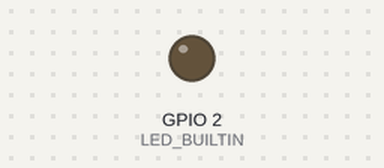
The sketch below on a simulated ESP8266 (NodeMCU). Parts: output pins drawn as LEDs (lit = HIGH, except the on-board LED, lit = LOW). Storage starts empty; what the sketch prints to the serial monitor is not drawn.

Above: at 0.1 s.
At 0.6 s:
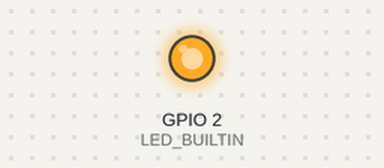
Timing chart, 0 to 2.1 s (numbered marks = the images above):
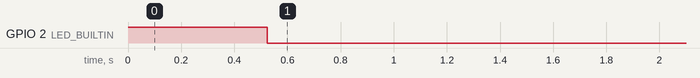

The sketch:

ps4_jb900_esp8266.ino
```cpp
#include <ESP8266WiFi.h>
#include <ESPAsyncTCP.h>
#include <ESPAsyncWebServer.h>

const char* WIFISSID = "ESP8266 PS4 9.00 jailbreak";

void setup() {
    pinMode(LED_BUILTIN, OUTPUT);
    digitalWrite(LED_BUILTIN, HIGH);

    Serial.begin(115200);
    delay(500);

    Serial.println("\n\n");

    Serial.println(WIFISSID);

    if (!SPIFFS.begin()) {
        Serial.println("SPIFFS Init failed. System halted");
        while (true) {
            digitalWrite(LED_BUILTIN, LOW);
            delay(250);
            digitalWrite(LED_BUILTIN, HIGH);
            delay(250);
        }
    }

    WiFi.mode(WIFI_AP);
    WiFi.softAP(WIFISSID);

    static AsyncWebServer server(80);

    server.serveStatic("/", SPIFFS, "/").setDefaultFile("index.html");

    server.onNotFound([]( AsyncWebServerRequest * request) {
        Serial.printf("Not found http://%s%s\n", request->host().c_str(), request->url().c_str());
        request->send(404);
    });

    server.begin();

    Serial.printf("\n\n1. Connect your PS4 to '%s' WiFi access point.\n", WIFISSID);
    Serial.printf("2. Browse to '%s' to jailbreak your PS4.", WiFi.softAPIP().toString());
    Serial.println();

    digitalWrite(LED_BUILTIN, LOW);
}

void loop() {
    delay(10);
}
```
